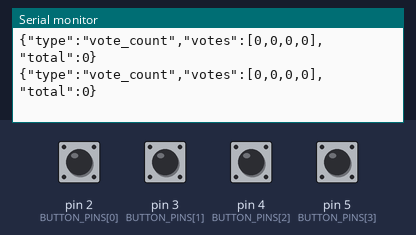
The sketch below on a simulated Arduino Uno, built with avr-gcc and run on an emulated ATmega328P. Shown: the last lines printed to the serial monitor. The test bench sets the inputs (shaded band); at power-on: pin 2 (BUTTON_PINS[0]), pin 3 (BUTTON_PINS[1]), pin 4 (BUTTON_PINS[2]), pin 5 (BUTTON_PINS[3]) HIGH.

Above: at 1.7 s.
1.8 s: pin 2 (BUTTON_PINS[0]) pulled LOW for 0.15 s
At 2.6 s:
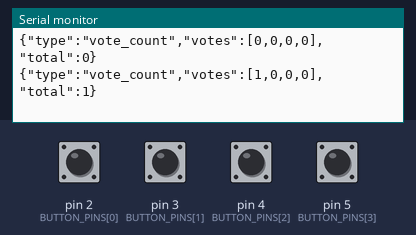
3.4 s: pin 3 (BUTTON_PINS[1]) pulled LOW for 0.15 s
At 4.2 s:
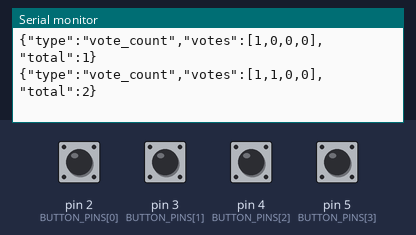
5.0 s: pin 4 (BUTTON_PINS[2]) pulled LOW for 0.15 s
At 5.7 s:
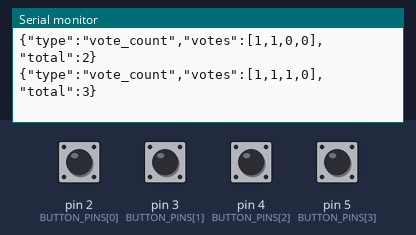
6.6 s: pin 5 (BUTTON_PINS[3]) pulled LOW for 0.15 s
At 7.4 s:
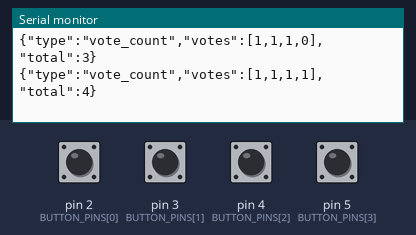
8.2 s: pin 2 (BUTTON_PINS[0]) pulled LOW for 1 s
At 9.0 s:
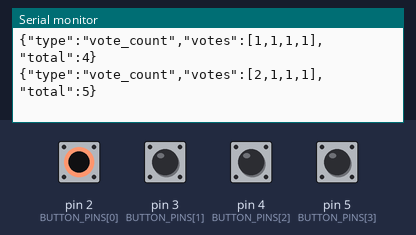
10.7 s: pin 3 (BUTTON_PINS[1]) pulled LOW for 1 s
At 11.3 s:
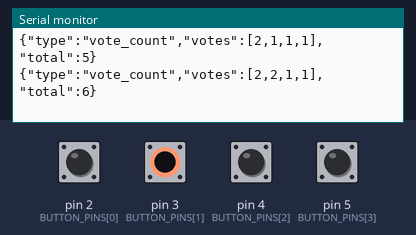
Timing chart, 0 to 13.7 s (numbered marks = the images above; inputs shaded):
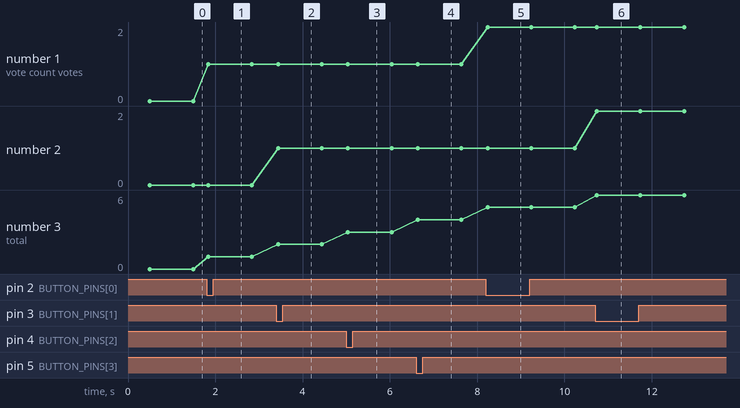

Measured:
- after the input at 1.8 s, the serial monitor: prints a new line at once (image 1)
- after the input at 3.4 s, the serial monitor: prints a new line at once (image 2)
- after the input at 5.0 s, the serial monitor: prints a new line at once (image 3)
- after the input at 6.6 s, the serial monitor: prints a new line at once (image 4)
- after the input at 8.2 s, the serial monitor: prints a new line at once (image 5)
- after the input at 10.7 s, the serial monitor: prints a new line at once (image 6)
- plotted number 1: 0 → 1 after the input at 1.8 s, 1 → 2 after the input at 8.2 s
- plotted number 3: 0 → 1 after the input at 1.8 s, 1 → 2 after the input at 3.4 s, 2 → 3 after the input at 5.0 s, 3 → 4 after the input at 6.6 s, 4 → 5 after the input at 8.2 s

The sketch:

arduino_vote_counter.ino
```cpp
// Smart Vote vote counter demo
// One push button per candidate: button between the listed pin and GND.
// Counts live in RAM and restart at zero when the board is reset.
#include <string.h>

const byte CANDIDATE_COUNT = 4;
const byte BUTTON_PINS[CANDIDATE_COUNT] = {2, 3, 4, 5};
const unsigned long DEBOUNCE_MS = 40;
const unsigned long REPORT_INTERVAL_MS = 1000;
const byte COMMAND_BUFFER_SIZE = 16;

unsigned long votes[CANDIDATE_COUNT] = {0, 0, 0, 0};
int lastReading[CANDIDATE_COUNT] = {HIGH, HIGH, HIGH, HIGH};
int stableState[CANDIDATE_COUNT] = {HIGH, HIGH, HIGH, HIGH};
unsigned long lastChangeAt[CANDIDATE_COUNT] = {0, 0, 0, 0};
unsigned long lastReportAt = 0;
char commandBuffer[COMMAND_BUFFER_SIZE];
byte commandLength = 0;

void sendVoteCounts() {
  unsigned long total = 0;

  Serial.print("{\"type\":\"vote_count\",\"votes\":[");
  for (byte i = 0; i < CANDIDATE_COUNT; i++) {
    if (i > 0) Serial.print(',');
    Serial.print(votes[i]);
    total += votes[i];
  }
  Serial.print("],\"total\":");
  Serial.print(total);
  Serial.println('}');
}

void readSerialCommands() {
  while (Serial.available() > 0) {
    const char incoming = (char)Serial.read();
    if (incoming == '\r') continue;

    if (incoming == '\n') {
      commandBuffer[commandLength] = '\0';
      if (strcmp(commandBuffer, "RESET") == 0) {
        for (byte i = 0; i < CANDIDATE_COUNT; i++) votes[i] = 0;
        sendVoteCounts();
        lastReportAt = millis();
      }
      commandLength = 0;
    } else if (commandLength < COMMAND_BUFFER_SIZE - 1) {
      commandBuffer[commandLength++] = incoming;
    } else {
      // Ignore an overlong command until its line ending arrives.
      commandLength = 0;
    }
  }
}

void setup() {
  Serial.begin(9600);

  for (byte i = 0; i < CANDIDATE_COUNT; i++) {
    pinMode(BUTTON_PINS[i], INPUT_PULLUP);
    lastReading[i] = digitalRead(BUTTON_PINS[i]);
    stableState[i] = lastReading[i];
  }

  // Send an initial all-zero count so the dashboard receives the current state.
  delay(500);
  sendVoteCounts();
  lastReportAt = millis();
}

void loop() {
  readSerialCommands();
  const unsigned long now = millis();

  for (byte i = 0; i < CANDIDATE_COUNT; i++) {
    const int reading = digitalRead(BUTTON_PINS[i]);

    if (reading != lastReading[i]) {
      lastReading[i] = reading;
      lastChangeAt[i] = now;
    }

    if ((now - lastChangeAt[i]) >= DEBOUNCE_MS && reading != stableState[i]) {
      stableState[i] = reading;

      // INPUT_PULLUP means a pressed button reads LOW. Count once per press.
      if (stableState[i] == LOW) {
        votes[i]++;
        sendVoteCounts();
        lastReportAt = now;
      }
    }
  }

  // Repeat the current state so a dashboard connected after startup gets a snapshot.
  if (now - lastReportAt >= REPORT_INTERVAL_MS) {
    sendVoteCounts();
    lastReportAt = now;
  }
}
```
